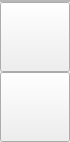
           <widget class="QFrame" name="frame_btn_menu">
            <property name="minimumSize">
             <size>
              <width>70</width>
              <height>0</height>
             </size>
            </property>
            <property name="maximumSize">
             <size>
              <width>70</width>
              <height>16777215</height>
             </size>
            </property>
            <property name="styleSheet">
             <string notr="true"/>
            </property>
            <property name="frameShape">
             <enum>QFrame::NoFrame</enum>
            </property>
            <property name="frameShadow">
             <enum>QFrame::Plain</enum>
            </property>
            <property name="lineWidth">
             <number>0</number>
            </property>
            <layout class="QVBoxLayout" name="verticalLayout_4">
             <property name="spacing">
              <number>0</number>
             </property>
             <property name="leftMargin">
              <number>0</number>
             </property>
             <property name="topMargin">
              <number>0</number>
             </property>
             <property name="rightMargin">
              <number>0</number>
             </property>
             <property name="bottomMargin">
              <number>0</number>
             </property>
             <item>
              <widget class="QFrame" name="frame_menu_left">
               <property name="minimumSize">
                <size>
                 <width>70</width>
                 <height>0</height>
                </size>
               </property>
               <property name="maximumSize">
                <size>
                 <width>70</width>
                 <height>16777215</height>
                </size>
               </property>
               <property name="styleSheet">
                <string notr="true"/>
               </property>
               <property name="frameShape">
                <enum>QFrame::StyledPanel</enum>
               </property>
               <property name="frameShadow">
                <enum>QFrame::Raised</enum>
               </property>
               <layout class="QVBoxLayout" name="verticalLayout_5">
                <property name="spacing">
                 <number>0</number>
                </property>
                <property name="leftMargin">
                 <number>0</number>
                </property>
                <property name="topMargin">
                 <number>0</number>
                </property>
                <property name="rightMargin">
                 <number>0</number>
                </property>
                <property name="bottomMargin">
                 <number>0</number>
                </property>
               </layout>
              </widget>
             </item>
             <item>
              <widget class="QPushButton" name="pushButton_get_cmt">
               <property name="minimumSize">
                <size>
                 <width>70</width>
                 <height>70</height>
                </size>
               </property>
               <property name="maximumSize">
                <size>
                 <width>70</width>
                 <height>70</height>
                </size>
               </property>
               <property name="cursor">
                <cursorShape>PointingHandCursor</cursorShape>
               </property>
               <property name="toolTip">
                <string>Nhập cmt</string>
               </property>
               <property name="text">
                <string/>
               </property>
               <property name="icon">
                <iconset resource="resource.qrc">
                 <normaloff>:/resource/iconapp/24x24/cil-notes.png</normaloff>:/resource/iconapp/24x24/cil-notes.png</iconset>
               </property>
               <property name="iconSize">
                <size>
                 <width>24</width>
                 <height>24</height>
                </size>
               </property>
              </widget>
             </item>
             <item>
              <widget class="QPushButton" name="pushButton_setting">
               <property name="minimumSize">
                <size>
                 <width>70</width>
                 <height>70</height>
                </size>
               </property>
               <property name="maximumSize">
                <size>
                 <width>70</width>
                 <height>70</height>
                </size>
               </property>
               <property name="cursor">
                <cursorShape>PointingHandCursor</cursorShape>
               </property>
               <property name="toolTip">
                <string>Cài đặt</string>
               </property>
               <property name="text">
                <string/>
               </property>
               <property name="icon">
                <iconset resource="resource.qrc">
                 <normaloff>:/resource/iconapp/24x24/cil-settings.png</normaloff>:/resource/iconapp/24x24/cil-settings.png</iconset>
               </property>
               <property name="iconSize">
                <size>
                 <width>24</width>
                 <height>24</height>
                </size>
               </property>
              </widget>
             </item>
            </layout>
           </widget>
